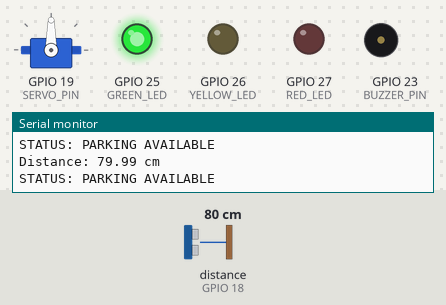
Recording of a sketch running on a simulated ESP32. Shown: servo, output pins drawn as LEDs (lit = HIGH), buzzer (waves = sounding, pin HIGH), the last lines printed to the serial monitor. Wiring (from diagram.json): ultrasonic range finder: trigger GPIO 5; echo GPIO 18. The inputs (shaded band) are chosen by the test bench; at power-on: distance to the obstacle (sensor on GPIO 18) 80 cm. The echo pulse lasts 58.3 µs per cm; pins used as bus, display or sensor lines are not drawn.

Above: at 1.2 s.
1.3 s: distance to the obstacle (sensor on GPIO 18) set to 53 cm
2.8 s: distance to the obstacle (sensor on GPIO 18) set to 46 cm
At 3.43 s:
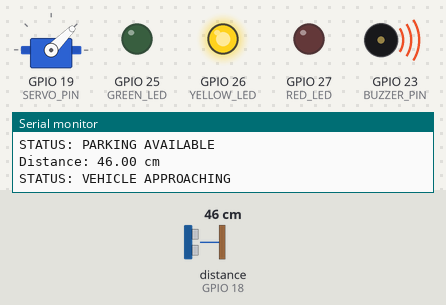
5.8 s: distance to the obstacle (sensor on GPIO 18) set to 23 cm
8.8 s: distance to the obstacle (sensor on GPIO 18) set to 19 cm
At 9.7 s:
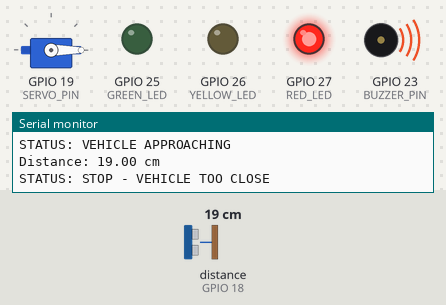
10.9 s: distance to the obstacle (sensor on GPIO 18) set to 60 cm
At 11.08 s:
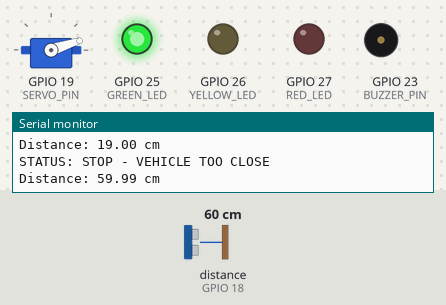
13.1 s: distance to the obstacle (sensor on GPIO 18) set to 35 cm
At 13.33 s:
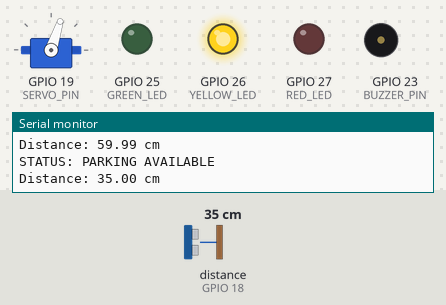
Timing chart, 0 to 17.1 s (numbered marks = the images above; inputs shaded):
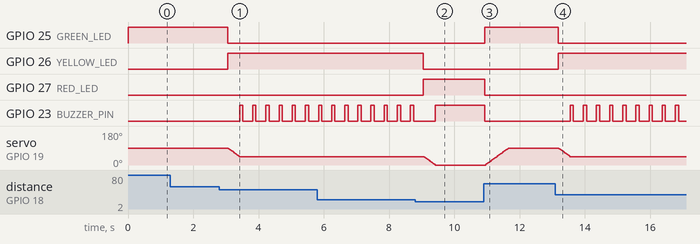

The sketch:

sketch.ino
```cpp
#include <ESP32Servo.h>

#define TRIG_PIN 5
#define ECHO_PIN 18

#define SERVO_PIN 19

#define GREEN_LED 25
#define YELLOW_LED 26
#define RED_LED 27

#define BUZZER_PIN 23

Servo parkingServo;

void setup() {
  Serial.begin(115200);

  pinMode(TRIG_PIN, OUTPUT);
  pinMode(ECHO_PIN, INPUT);

  pinMode(GREEN_LED, OUTPUT);
  pinMode(YELLOW_LED, OUTPUT);
  pinMode(RED_LED, OUTPUT);

  pinMode(BUZZER_PIN, OUTPUT);

  parkingServo.attach(SERVO_PIN);

  digitalWrite(GREEN_LED, LOW);
  digitalWrite(YELLOW_LED, LOW);
  digitalWrite(RED_LED, LOW);
  digitalWrite(BUZZER_PIN, LOW);

  parkingServo.write(90);

  Serial.println("Smart Parking Assistant Started");
}

float getDistance() {
  digitalWrite(TRIG_PIN, LOW);
  delayMicroseconds(2);

  digitalWrite(TRIG_PIN, HIGH);
  delayMicroseconds(10);
  digitalWrite(TRIG_PIN, LOW);

  long duration = pulseIn(ECHO_PIN, HIGH, 30000);

  if (duration == 0) {
    return -1;
  }

  return duration * 0.0343 / 2;
}

void moveServo(int targetAngle) {
  int currentAngle = parkingServo.read();

  if (currentAngle < targetAngle) {
    for (int angle = currentAngle; angle <= targetAngle; angle++) {
      parkingServo.write(angle);
      delay(8);
    }
  }
  else if (currentAngle > targetAngle) {
    for (int angle = currentAngle; angle >= targetAngle; angle--) {
      parkingServo.write(angle);
      delay(8);
    }
  }
}

void loop() {
  float distance = getDistance();

  Serial.print("Distance: ");

  if (distance == -1) {
    Serial.println("No object detected");
  }
  else {
    Serial.print(distance);
    Serial.println(" cm");
  }

  digitalWrite(GREEN_LED, LOW);
  digitalWrite(YELLOW_LED, LOW);
  digitalWrite(RED_LED, LOW);
  digitalWrite(BUZZER_PIN, LOW);

  if (distance == -1 || distance > 50) {

    digitalWrite(GREEN_LED, HIGH);

    moveServo(90);

    Serial.println("STATUS: PARKING AVAILABLE");
  }

  else if (distance >= 20 && distance <= 50) {

    digitalWrite(YELLOW_LED, HIGH);

    moveServo(45);

    Serial.println("STATUS: VEHICLE APPROACHING");

    digitalWrite(BUZZER_PIN, HIGH);
    delay(100);
    digitalWrite(BUZZER_PIN, LOW);
  }

  else {

    digitalWrite(RED_LED, HIGH);

    moveServo(0);

    digitalWrite(BUZZER_PIN, HIGH);

    Serial.println("STATUS: STOP - VEHICLE TOO CLOSE");
  }

  delay(300);
}
```

Measured:
- the behaviour switches between 51 and 50 cm on distance to the obstacle (sensor on GPIO 18) (found by bisection; images 0 and 1)
- the behaviour switches between 21 and 20 cm on distance to the obstacle (sensor on GPIO 18) (found by bisection; images 1 and 2)
- after the input at 2.8 s, GPIO 25 (GREEN_LED): HIGH → LOW after 0.25 s; GPIO 26 (YELLOW_LED): LOW → HIGH after 0.25 s; GPIO 23 (BUZZER_PIN): alternates HIGH for 0.10 s and LOW for 0.30 s, starting after 0.62 s; servo on GPIO 19 (SERVO_PIN): moves from 90° to 45° over 0.34 s, starting after 0.27 s
- after the input at 8.8 s, GPIO 26 (YELLOW_LED): HIGH → LOW after 0.25 s; GPIO 27 (RED_LED): LOW → HIGH after 0.25 s; servo on GPIO 19 (SERVO_PIN): moves from 45° to 0° over 0.34 s, starting after 0.28 s
- after the input at 10.9 s, GPIO 25 (GREEN_LED): LOW → HIGH at once; GPIO 27 (RED_LED), GPIO 23 (BUZZER_PIN): HIGH → LOW at once; servo on GPIO 19 (SERVO_PIN): moves from 0° to 90° over 0.70 s, starting after 0.06 s
- after the input at 13.1 s, GPIO 25 (GREEN_LED): HIGH → LOW after 0.08 s; GPIO 26 (YELLOW_LED): LOW → HIGH after 0.08 s; GPIO 23 (BUZZER_PIN): alternates HIGH for 0.10 s and LOW for 0.30 s, starting after 0.45 s; servo on GPIO 19 (SERVO_PIN): moves from 90° to 45° over 0.34 s, starting after 0.11 s
